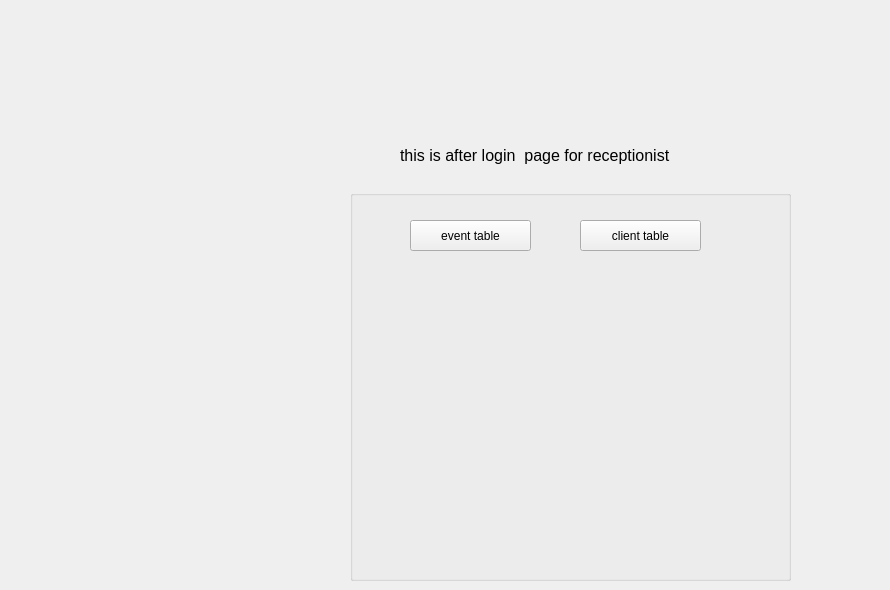
    <widget class="QWidget" name="afterloginforRECEPTIONIST">
     <widget class="QLabel" name="label_9">
      <property name="geometry">
       <rect>
        <x>400</x>
        <y>140</y>
        <width>481</width>
        <height>31</height>
       </rect>
      </property>
      <property name="font">
       <font>
        <pointsize>12</pointsize>
       </font>
      </property>
      <property name="text">
       <string>this is after login  page for receptionist</string>
      </property>
     </widget>
     <widget class="QGroupBox" name="groupBox_7">
      <property name="geometry">
       <rect>
        <x>350</x>
        <y>190</y>
        <width>441</width>
        <height>391</height>
       </rect>
      </property>
      <property name="title">
       <string/>
      </property>
      <widget class="QPushButton" name="R_login_clientbutton">
       <property name="geometry">
        <rect>
         <x>230</x>
         <y>30</y>
         <width>121</width>
         <height>31</height>
        </rect>
       </property>
       <property name="text">
        <string>client table</string>
       </property>
      </widget>
      <widget class="QPushButton" name="R_login_eventbutton">
       <property name="geometry">
        <rect>
         <x>60</x>
         <y>30</y>
         <width>121</width>
         <height>31</height>
        </rect>
       </property>
       <property name="text">
        <string>event table</string>
       </property>
      </widget>
     </widget>
    </widget>
